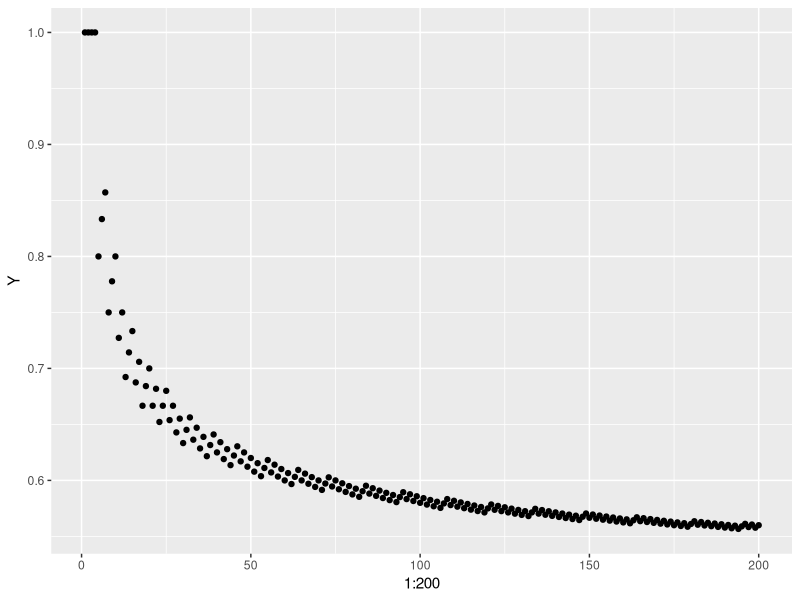

R code for this plot:
## ---- chunk 1
X = 1:200
Y = vector()
for (size in X)
  {
    Y[size] = qbinom(0.95,size,0.5)/size
}
library(ggplot2)
ggplot(data = as.data.frame(Y),aes(x=1:200,y=Y))+geom_point()
